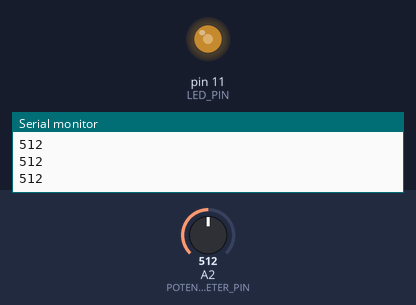
Simulated run of this sketch. Board: Arduino Uno, built with avr-gcc and run on an emulated ATmega328P. Parts: output pins drawn as LEDs (lit = HIGH), the last lines printed to the serial monitor. Inputs (shaded band) come from the test bench; at power-on: A2 (POTENTIONMETER_PIN) = 512.

Above: at 1.2 s.
1.3 s: A2 (POTENTIONMETER_PIN) set to 716
At 2.0 s:
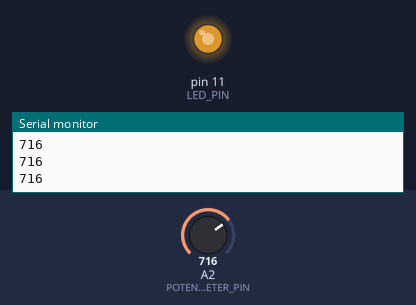
2.8 s: A2 (POTENTIONMETER_PIN) set to 900
At 3.3 s:
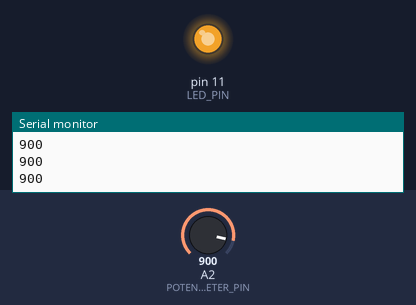
4.3 s: A2 (POTENTIONMETER_PIN) set to 122
At 4.7 s:
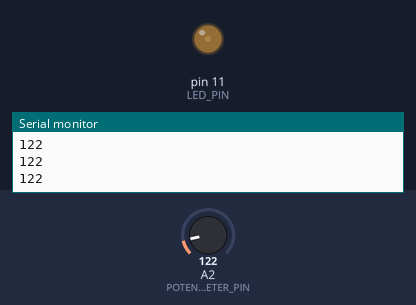
5.8 s: A2 (POTENTIONMETER_PIN) set to 0
At 7.2 s:
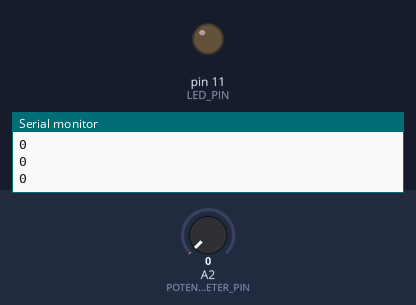
Timing chart, 0 to 8.3 s (numbered marks = the images above; inputs shaded):
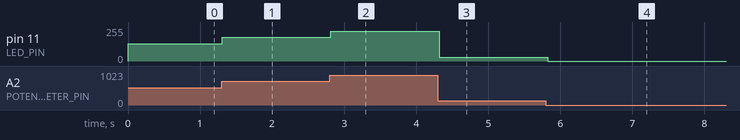

Measured:
- after the input at 1.3 s, pin 11 (LED_PIN): 128/255 → 179/255 at once
- after the input at 2.8 s, pin 11 (LED_PIN): 179/255 → 225/255 at once
- after the input at 4.3 s, pin 11 (LED_PIN): 225/255 → 30/255 at once
- after the input at 5.8 s, pin 11 (LED_PIN): 30/255 → 0/255 at once

The sketch:

potentiometeranalog.ino
```cpp
#define POTENTIONMETER_PIN A2
#define LED_PIN 11

void setup() {
pinMode(LED_PIN, OUTPUT);
 Serial.begin(9600);
}

void loop() {
  // analog btn 0 to 255
  // 0 to 1023
 Serial.println(analogRead(POTENTIONMETER_PIN));

 analogWrite(LED_PIN, analogRead(POTENTIONMETER_PIN) / 4);
 delay(100);
}
```
